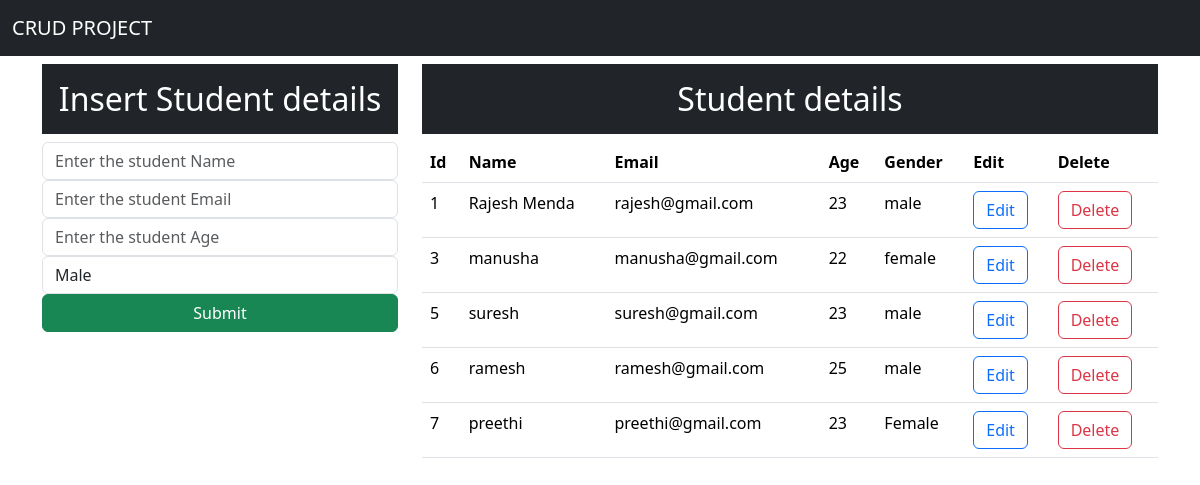
The page / on the database its author committed.
### app/models.py (models this page shows)
class Student(models.Model):
    name = models.CharField(max_length=25)
    email = models.CharField(max_length=25)
    age = models.CharField(max_length=25)
    gender = models.CharField(max_length=25)

### app/views.py (the view)
# urls.py: path('', views.index),
def index(request):
    data = Student.objects.all()
    return render(request, 'app/index.html', {'data': data})

### app/templates/app/index.html (shortened to what this page needs)
<!DOCTYPE html>
<html lang="en">
<head>
    <link rel="stylesheet" href="https://cdn.jsdelivr.net/npm/bootstrap@5.3.8/dist/css/bootstrap.min.css">
</head>
<body>
    <nav class="navbar navbar-expand-lg navbar-dark bg-dark">
  <div class="container-fluid">
    <a class="navbar-brand" href="#">CRUD PROJECT</a>
  </nav>
  <div class="container mt-2">
    <div class="row">
       <div class="col-md-4">
          <h2 class="bg-dark text-white text-center p-3">Insert Student details</h2>
          <form action="/insert" method="POST"> {%csrf_token%}
            <div>
                <input type="text" class="form-control" placeholder="Enter the student Name" name="name">
            </div>
             <div>
                <input type="email" class="form-control" placeholder="Enter the student Email" name="email">
            </div>
             <div>
                <input type="number" class="form-control" placeholder="Enter the student Age" name="age">
            </div>
             <div>
                <select name="gender" class="form-control" id="gender">
                    <option value="male">Male</option>
                </select>
            </div>
            <div>
                <button class="btn btn-success w-100">Submit</button>
            </div>
       </div>
       <div class="col-md-8">
        <h2 class="text-center bg-dark text-white p-3">Student details</h2>
        <table class="table">
            <thead>
                <tr>
                    <th>Id</th>
                    <th>Name</th>
                    <th>Email</th>
                    <th>Age</th>
                    <th>Gender</th>
                    <th>Edit</th>
                    <th>Delete</th>
                </tr>
            </thead>
            <tbody>
                {% for d in data %}
                <tr>
                    <td>{{d.id}}</td>
                    <td>{{d.name}}</td>
                    <td>{{d.email}}</td>
                    <td>{{d.age}}</td>
                    <td>{{d.gender}}</td>
                    <td><a href="/update/{{d.id}}" button class="btn btn-outline-primary">Edit</a></button></td>
                    <td><a href="/delete/{{d.id}}" button class="btn btn-outline-danger">Delete</a></button></td>
                </tr>
                {% endfor %}
            </tbody>
        </table>
       </div>
    </div>
  </div>
 </body>
 </html>

### rows shown on the page
Student: id "1", name "Rajesh Menda", email "rajesh@gmail.com", age "23", gender "male"
Student: id "3", name "manusha", email "manusha@gmail.com", age "22", gender "female"
Student: id "5", name "suresh", email "suresh@gmail.com", age "23", gender "male"
Student: id "6", name "ramesh", email "ramesh@gmail.com", age "25", gender "male"
Student: id "7", name "preethi", email "preethi@gmail.com", age "23", gender "Female"
